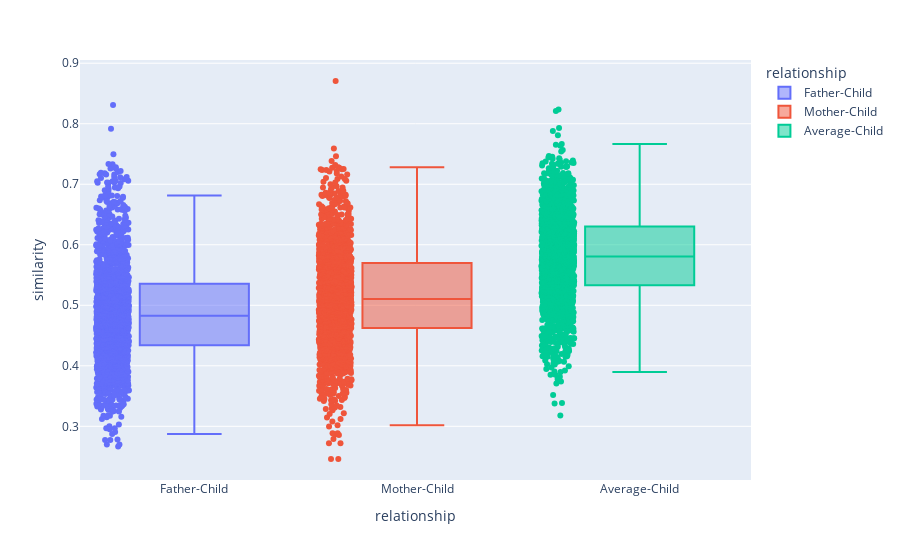

Write notebook code for a chart like this one.
### Code cell
import plotly.express as px
cos_sims = pd.DataFrame({'Father-Child': cos_sim_f_c,
                         'Mother-Child': cos_sim_m_c,
                         'Average-Child': cos_sim_avg_c})
cos_sims = pd.melt(cos_sims)
cos_sims.columns = ['relationship','similarity']

fig = px.box(cos_sims, 
             x="relationship", 
             y="similarity", 
             color = "relationship",
             points="all")
fig.show()

### Figure 1 — Plotly figure (JSON) as saved in the notebook; plotly's stock layout.template omitted (floating-point values rounded to 4 significant figures; data arrays with more than 128 entries replaced by an {"elided": "..."} marker saying what was removed)
{"data": [{"alignmentgroup": "True", "boxpoints": "all", "hovertemplate": "relationship=%{x}<br>similarity=%{y}<extra></extra>", "legendgroup": "Father-Child", "marker": {"color": "#636efa"}, "name": "Father-Child", "notched": false, "offsetgroup": "Father-Child", "orientation": "v", "showlegend": true, "type": "box", "x": {"elided": "1784 str values"}, "x0": " ", "xaxis": "x", "y": {"elided": "1784 float values"}, "y0": " ", "yaxis": "y"}, {"alignmentgroup": "True", "boxpoints": "all", "hovertemplate": "relationship=%{x}<br>similarity=%{y}<extra></extra>", "legendgroup": "Mother-Child", "marker": {"color": "#EF553B"}, "name": "Mother-Child", "notched": false, "offsetgroup": "Mother-Child", "orientation": "v", "showlegend": true, "type": "box", "x": {"elided": "1784 str values"}, "x0": " ", "xaxis": "x", "y": {"elided": "1784 float values"}, "y0": " ", "yaxis": "y"}, {"alignmentgroup": "True", "boxpoints": "all", "hovertemplate": "relationship=%{x}<br>similarity=%{y}<extra></extra>", "legendgroup": "Average-Child", "marker": {"color": "#00cc96"}, "name": "Average-Child", "notched": false, "offsetgroup": "Average-Child", "orientation": "v", "showlegend": true, "type": "box", "x": {"elided": "1784 str values"}, "x0": " ", "xaxis": "x", "y": {"elided": "1784 float values"}, "y0": " ", "yaxis": "y"}], "layout": {"boxmode": "overlay", "legend": {"title": {"text": "relationship"}, "tracegroupgap": 0}, "margin": {"t": 60}, "xaxis": {"anchor": "y", "categoryarray": ["Father-Child", "Mother-Child", "Average-Child"], "categoryorder": "array", "domain": [0, 1], "title": {"text": "relationship"}}, "yaxis": {"anchor": "x", "domain": [0, 1], "title": {"text": "similarity"}}}}
